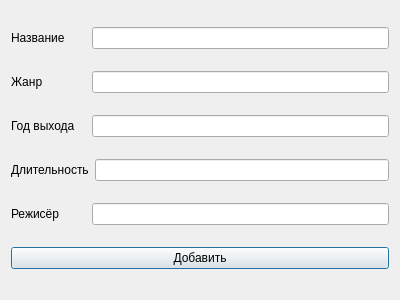
<?xml version="1.0" encoding="UTF-8"?>
<ui version="4.0">
 <class>addMovie</class>
 <widget class="QDialog" name="addMovie">
  <property name="geometry">
   <rect>
    <x>0</x>
    <y>0</y>
    <width>400</width>
    <height>300</height>
   </rect>
  </property>
  <property name="windowTitle">
   <string>Добавление фильма</string>
  </property>
  <layout class="QVBoxLayout" name="verticalLayout">
   <item>
    <layout class="QHBoxLayout" name="horizontalLayout">
     <item>
      <widget class="QLabel" name="label">
       <property name="sizePolicy">
        <sizepolicy hsizetype="Minimum" vsizetype="Preferred">
         <horstretch>0</horstretch>
         <verstretch>0</verstretch>
        </sizepolicy>
       </property>
       <property name="minimumSize">
        <size>
         <width>75</width>
         <height>0</height>
        </size>
       </property>
       <property name="text">
        <string>Название</string>
       </property>
      </widget>
     </item>
     <item>
      <widget class="QLineEdit" name="movieName">
       <property name="sizePolicy">
        <sizepolicy hsizetype="Expanding" vsizetype="Fixed">
         <horstretch>0</horstretch>
         <verstretch>0</verstretch>
        </sizepolicy>
       </property>
      </widget>
     </item>
    </layout>
   </item>
   <item>
    <layout class="QHBoxLayout" name="horizontalLayout_2">
     <item>
      <widget class="QLabel" name="label_2">
       <property name="sizePolicy">
        <sizepolicy hsizetype="Preferred" vsizetype="Preferred">
         <horstretch>0</horstretch>
         <verstretch>0</verstretch>
        </sizepolicy>
       </property>
       <property name="minimumSize">
        <size>
         <width>75</width>
         <height>0</height>
        </size>
       </property>
       <property name="text">
        <string>Жанр</string>
       </property>
      </widget>
     </item>
     <item>
      <widget class="QLineEdit" name="movieGenre"/>
     </item>
    </layout>
   </item>
   <item>
    <layout class="QHBoxLayout" name="horizontalLayout_3">
     <item>
      <widget class="QLabel" name="label_3">
       <property name="minimumSize">
        <size>
         <width>75</width>
         <height>0</height>
        </size>
       </property>
       <property name="text">
        <string>Год выхода</string>
       </property>
      </widget>
     </item>
     <item>
      <widget class="QLineEdit" name="movieYear"/>
     </item>
    </layout>
   </item>
   <item>
    <layout class="QHBoxLayout" name="horizontalLayout_4">
     <item>
      <widget class="QLabel" name="label_4">
       <property name="sizePolicy">
        <sizepolicy hsizetype="Preferred" vsizetype="Preferred">
         <horstretch>0</horstretch>
         <verstretch>0</verstretch>
        </sizepolicy>
       </property>
       <property name="minimumSize">
        <size>
         <width>75</width>
         <height>0</height>
        </size>
       </property>
       <property name="text">
        <string>Длительность</string>
       </property>
      </widget>
     </item>
     <item>
      <widget class="QLineEdit" name="movieDuration"/>
     </item>
    </layout>
   </item>
   <item>
    <layout class="QHBoxLayout" name="horizontalLayout_5">
     <item>
      <widget class="QLabel" name="label_5">
       <property name="minimumSize">
        <size>
         <width>75</width>
         <height>0</height>
        </size>
       </property>
       <property name="text">
        <string>Режисёр</string>
       </property>
      </widget>
     </item>
     <item>
      <widget class="QLineEdit" name="movieDirector"/>
     </item>
    </layout>
   </item>
   <item>
    <widget class="QPushButton" name="pushButton">
     <property name="text">
      <string>Добавить</string>
     </property>
    </widget>
   </item>
  </layout>
 </widget>
 <resources/>
 <connections/>
</ui>
